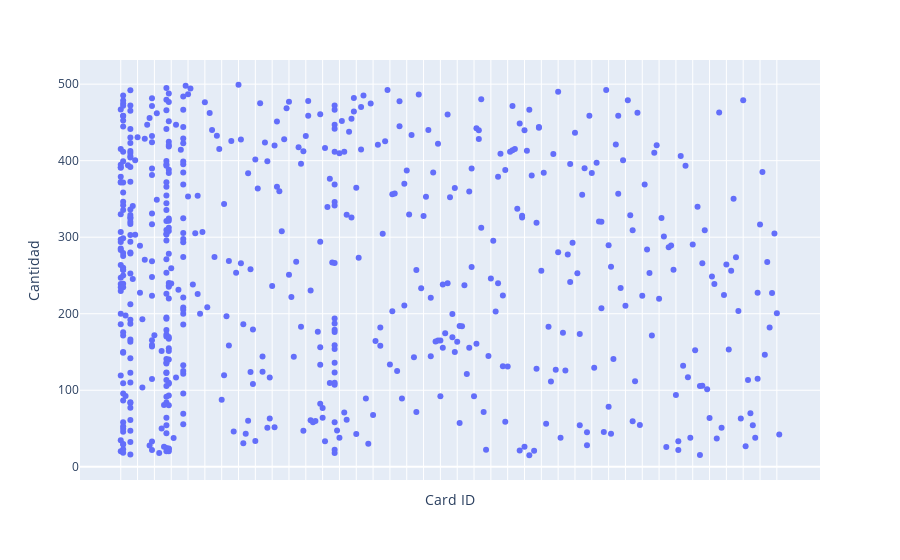

Notebook code cell kept with this figure:
### Markdown cell above
### - Ejercicio 4
Una variable categórica y una numérica.

### Code cell
# Una de las posibilidades es generar un plot interactivo con la cantidad gastada por cada usuario

import plotly.express as px

fig = px.scatter(df, x='card_id', y='amount', labels={'card_id': 'Card ID', 'amount': 'Cantidad'})
fig.update_layout(xaxis=dict(showticklabels=False, title='Card ID'), yaxis=dict(title='Cantidad'))
fig.show()

### Figure 1 — Plotly figure (JSON) as saved in the notebook; plotly's stock layout.template omitted (floating-point values rounded to 4 significant figures; data arrays with more than 128 entries replaced by an {"elided": "..."} marker saying what was removed)
{"data": [{"hovertemplate": "Card ID=%{x}<br>Cantidad=%{y}<extra></extra>", "legendgroup": "", "marker": {"color": "#636efa", "symbol": "circle"}, "mode": "markers", "name": "", "orientation": "v", "showlegend": false, "type": "scatter", "x": {"elided": "587 str values"}, "xaxis": "x", "y": {"elided": "587 float values"}, "yaxis": "y"}], "layout": {"legend": {"tracegroupgap": 0}, "margin": {"t": 60}, "xaxis": {"anchor": "y", "domain": [0, 1], "showticklabels": false, "title": {"text": "Card ID"}}, "yaxis": {"anchor": "x", "domain": [0, 1], "title": {"text": "Cantidad"}}}}
